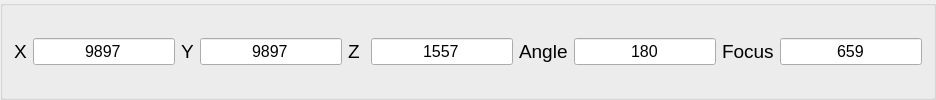
         <widget class="QGroupBox" name="groupBox_2">
          <property name="sizePolicy">
           <sizepolicy hsizetype="Preferred" vsizetype="Preferred">
            <horstretch>0</horstretch>
            <verstretch>0</verstretch>
           </sizepolicy>
          </property>
          <property name="minimumSize">
           <size>
            <width>0</width>
            <height>0</height>
           </size>
          </property>
          <property name="title">
           <string/>
          </property>
          <layout class="QHBoxLayout" name="horizontalLayout_3">
           <item>
            <widget class="QLabel" name="label_3">
             <property name="font">
              <font>
               <pointsize>14</pointsize>
              </font>
             </property>
             <property name="frameShape">
              <enum>QFrame::NoFrame</enum>
             </property>
             <property name="frameShadow">
              <enum>QFrame::Plain</enum>
             </property>
             <property name="lineWidth">
              <number>0</number>
             </property>
             <property name="text">
              <string>X</string>
             </property>
            </widget>
           </item>
           <item>
            <widget class="QLineEdit" name="X_Position_Indicator">
             <property name="font">
              <font>
               <pointsize>12</pointsize>
              </font>
             </property>
             <property name="accessibleName">
              <string>X</string>
             </property>
             <property name="text">
              <string>9897</string>
             </property>
             <property name="alignment">
              <set>Qt::AlignCenter</set>
             </property>
             <property name="readOnly">
              <bool>true</bool>
             </property>
            </widget>
           </item>
           <item>
            <widget class="QLabel" name="label_11">
             <property name="font">
              <font>
               <pointsize>14</pointsize>
              </font>
             </property>
             <property name="text">
              <string>Y</string>
             </property>
            </widget>
           </item>
           <item>
            <widget class="QLineEdit" name="Y_Position_Indicator">
             <property name="font">
              <font>
               <pointsize>12</pointsize>
              </font>
             </property>
             <property name="accessibleName">
              <string>X</string>
             </property>
             <property name="text">
              <string>9897</string>
             </property>
             <property name="alignment">
              <set>Qt::AlignCenter</set>
             </property>
             <property name="readOnly">
              <bool>true</bool>
             </property>
            </widget>
           </item>
           <item>
            <widget class="QLabel" name="label_12">
             <property name="font">
              <font>
               <pointsize>14</pointsize>
              </font>
             </property>
             <property name="text">
              <string>Z </string>
             </property>
            </widget>
           </item>
           <item>
            <widget class="QLineEdit" name="Z_Position_Indicator">
             <property name="font">
              <font>
               <pointsize>12</pointsize>
              </font>
             </property>
             <property name="accessibleName">
              <string>X</string>
             </property>
             <property name="text">
              <string>1557</string>
             </property>
             <property name="alignment">
              <set>Qt::AlignCenter</set>
             </property>
             <property name="readOnly">
              <bool>true</bool>
             </property>
            </widget>
           </item>
           <item>
            <widget class="QLabel" name="label_5">
             <property name="font">
              <font>
               <pointsize>14</pointsize>
              </font>
             </property>
             <property name="text">
              <string>Angle</string>
             </property>
            </widget>
           </item>
           <item>
            <widget class="QLineEdit" name="Rotation_Position_Indicator">
             <property name="enabled">
              <bool>true</bool>
             </property>
             <property name="font">
              <font>
               <pointsize>12</pointsize>
              </font>
             </property>
             <property name="accessibleName">
              <string>X</string>
             </property>
             <property name="text">
              <string>180</string>
             </property>
             <property name="alignment">
              <set>Qt::AlignCenter</set>
             </property>
             <property name="readOnly">
              <bool>true</bool>
             </property>
            </widget>
           </item>
           <item>
            <widget class="QLabel" name="label_4">
             <property name="font">
              <font>
               <pointsize>14</pointsize>
              </font>
             </property>
             <property name="text">
              <string>Focus</string>
             </property>
            </widget>
           </item>
           <item>
            <widget class="QLineEdit" name="Focus_Position_Indicator">
             <property name="font">
              <font>
               <pointsize>12</pointsize>
              </font>
             </property>
             <property name="accessibleName">
              <string>X</string>
             </property>
             <property name="text">
              <string>659</string>
             </property>
             <property name="alignment">
              <set>Qt::AlignCenter</set>
             </property>
             <property name="readOnly">
              <bool>true</bool>
             </property>
            </widget>
           </item>
          </layout>
         </widget>
